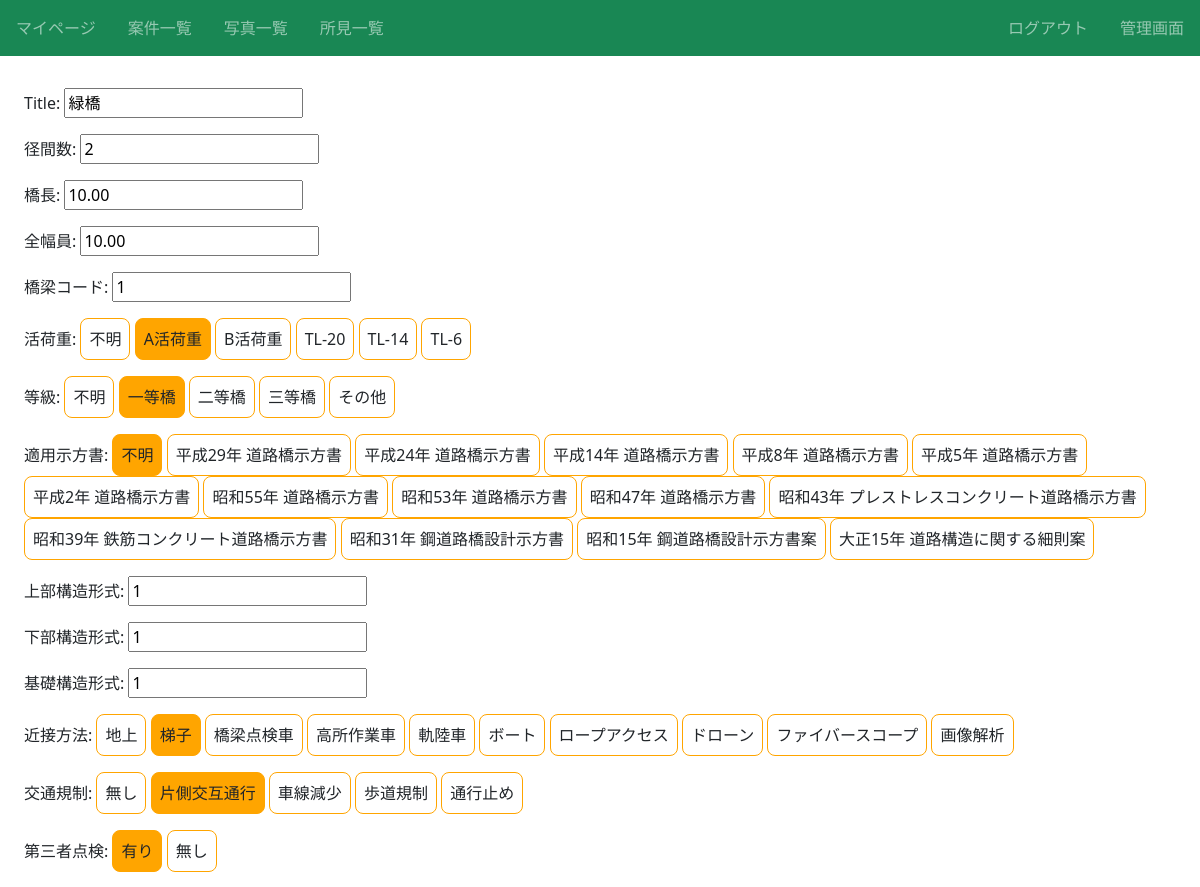
/article/4/infra/14/update/ (signed in, upper part), run on an earlier commit of the app's database.
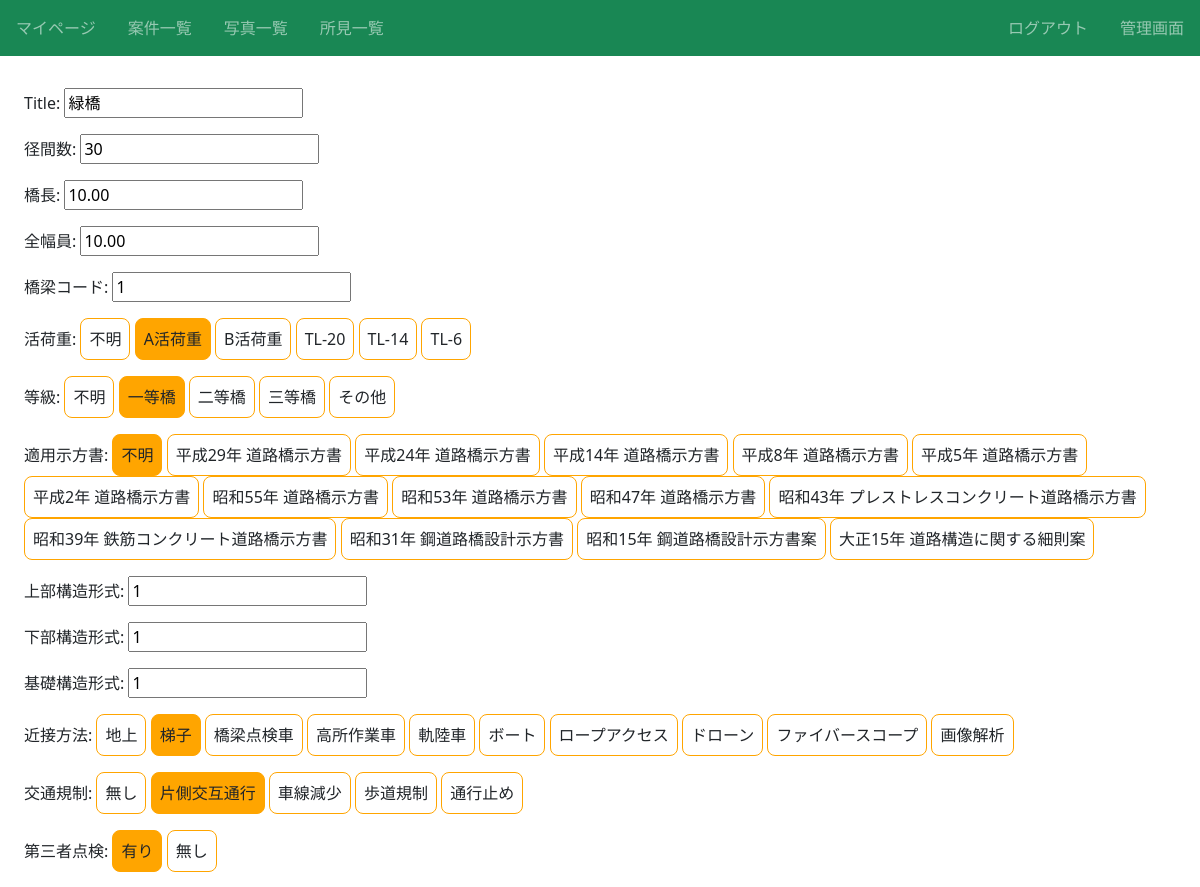
And on a later commit of the database.
### infra/models.py (models this page shows, shortened)
class Infra(models.Model):
    title = models.CharField(max_length=100)# 橋名
    径間数 = models.IntegerField()# 径間数
    橋長 = models.DecimalField(max_digits=10, decimal_places=2)# 橋長(最大桁数10桁、小数点以下2桁)
    全幅員 = models.DecimalField(max_digits=10, decimal_places=2)# 全幅員(最大桁数10桁、小数点以下2桁)
    路線名 = models.CharField(max_length=50)# 路線名
    latitude = models.CharField(max_length=50, blank=True)# 緯度
    longitude = models.CharField(max_length=50, blank=True)# 経度
    橋梁コード = models.CharField(max_length=50, blank=True)# 橋梁コード
    活荷重 = models.ManyToManyField(LoadWeight)# 活荷重
    等級 = models.ManyToManyField(LoadGrade)# 等級
    適用示方書 = models.ManyToManyField(Rulebook)# 適用示方書
    上部構造形式 = models.CharField(max_length=100)# 上部構造形式
    下部構造形式 = models.CharField(max_length=100)# 下部構造形式
    基礎構造形式 = models.CharField(max_length=100)# 基礎構造形式
    近接方法 = models.ManyToManyField(Approach)# 近接方法
    交通規制 = models.ManyToManyField(Regulation)# 交通規制
    第三者点検 = models.ManyToManyField(Thirdparty)# 第三者点検の有無
    海岸線との距離 = models.CharField(max_length=100)# 海岸線の距離
    路下条件 = models.ManyToManyField(UnderCondition)# 路下条件
    特記事項 = models.CharField(max_length=100, blank=True)# 特記事項
    カテゴリー = models.CharField(max_length=100, choices = CATEGORY)# カテゴリー
    交通量 = models.CharField(max_length=10, blank=True)# 12時間交通量
    大型車混入率 = models.CharField(max_length=10, blank=True)# 大型車混入率
    article = models.ForeignKey(Article, on_delete=models.CASCADE)

### infra/views.py (the view, shortened to what this page needs)
# urls.py: path('article/<int:article_pk>/infra/<int:pk>/update/', views.UpdateInfraView.as_view(), name='update-infra'),# 橋梁データの更新
class UpdateInfraView(LoginRequiredMixin, UpdateView):
    template_name = 'infra/infra_update.html'
    model = Infra
    fields = ('title', '径間数', '橋長', '全幅員', 'latitude', 'longitude', '橋梁コード', '活荷重', '等級', '適用示方書', '上部構造形式', '下部構造形式', '基礎構造形式', '近接方法', '交通規制', '第三者点検', '海岸線との距離', '路下条件', '交通量', '大型車混入率', '特記事項', 'カテゴリー', 'article')
    success_url = reverse_lazy('detail-infra')
    def get_context_data(self, **kwargs):
        context = super().get_context_data(**kwargs)
        selected_regulations = self.object.交通規制.values_list('id', flat=True)# 選択状態を保持
        context['selected_regulations'] = list(selected_regulations)# 選択状態を保持
        context["regulations"] = Regulation.objects.all()
        selected_loadWeights = self.object.活荷重.values_list('id', flat=True)
        context['selected_loadWeights'] = list(selected_loadWeights)
        context["loadWeights"] = LoadWeight.objects.all()
        selected_loadGrades = self.object.等級.values_list('id', flat=True)
        context['selected_loadGrades'] = list(selected_loadGrades)
        context["loadGrades"] = LoadGrade.objects.all()
        selected_rulebooks = self.object.適用示方書.values_list('id', flat=True)
        context['selected_rulebooks'] = list(selected_rulebooks)
        context["rulebooks"] = Rulebook.objects.all()
        selected_approachs = self.object.近接方法.values_list('id', flat=True)
        context['selected_approachs'] = list(selected_approachs)
        context["approachs"] = Approach.objects.all()
        selected_thirdpartys = self.object.第三者点検.values_list('id', flat=True)
        context['selected_thirdpartys'] = list(selected_thirdpartys)
        context["thirdpartys"] = Thirdparty.objects.all()
        selected_underconditions = self.object.路下条件.values_list('id', flat=True)
        context['selected_underconditions'] = list(selected_underconditions)
        context["underconditions"] = UnderCondition.objects.all()
        return context

### infra/models.py (called while the page is built)
    def __str__(self):
        return self.案件名

### infra/templates/infra/infra_update.html (shortened to what this page needs)
{% extends "base.html" %}
{% block content %}
  <form method='POST'>
    <p>{{ form.title.label_tag }} {{ form.title }}</p>
    <p>{{ form.径間数.label_tag }} {{ form.径間数 }}</p>
    <p>{{ form.橋長.label_tag }} {{ form.橋長 }}</p>
    <p>{{ form.全幅員.label_tag }} {{ form.全幅員 }}</p>
    <p>{{ form.橋梁コード.label_tag }} {{ form.橋梁コード }}</p>
    <p>{{ form.活荷重.label_tag }}
    {% for loadWeight in loadWeights %}
    <label class="surround_label" for="loadWeight_id_{{ loadWeight.id }}">{{ loadWeight.活荷重 }}</label>
    {% endfor %}</p>
    <p>{{ form.等級.label_tag }}
    {% for loadGrade in loadGrades %}
    <label class="surround_label" for="loadGrade_id_{{ loadGrade.id }}">{{ loadGrade.等級 }}</label>
    {% endfor %}</p>
    <p>{{ form.適用示方書.label_tag }}
    {% for rulebook in rulebooks %}
    <label class="surround_label" for="rulebook_id_{{ rulebook.id }}">{{ rulebook.適用示方書 }}</label>
    {% endfor %}</p>
    <p>{{ form.上部構造形式.label_tag }} {{ form.上部構造形式 }}</p>
    <p>{{ form.下部構造形式.label_tag }} {{ form.下部構造形式 }}</p>
    <p>{{ form.基礎構造形式.label_tag }} {{ form.基礎構造形式 }}</p>
    <p>{{ form.近接方法.label_tag }}
    {% for approach in approachs %}
    <label class="surround_label" for="approach_id_{{ approach.id }}">{{ approach.近接方法 }}</label>
    {% endfor %}</p>
    <p>{{ form.交通規制.label_tag }}
    {% for regulation in regulations %}
    <label class="surround_label" for="regulation_id_{{ regulation.id }}">{{ regulation.交通規制 }}</label>
    {% endfor %}</p>
    <p>{{ form.第三者点検.label_tag }}
    {% for thirdparty in thirdpartys %}
    <label class="surround_label" for="thirdparty_id_{{ thirdparty.id }}">{{ thirdparty.第三者点検 }}</label>
    {% endfor %}</p>
  </form>
{% endblock content %}

What changed in the data, as far as the page shows it:
changed Infra "緑橋": 径間数 "2" → "30"
